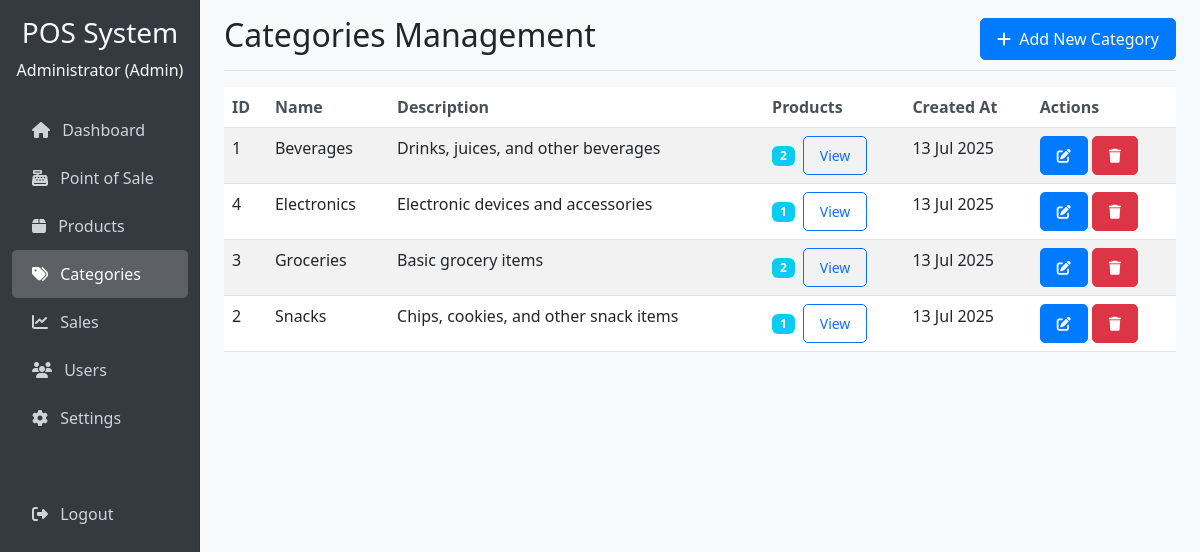
The app's page /categories.php (signed in) with its own data.
### tables this page shows
CREATE TABLE IF NOT EXISTS `users` (
  `id` int(11) NOT NULL AUTO_INCREMENT,
  `username` varchar(50) NOT NULL,
  `password` varchar(255) NOT NULL,
  `name` varchar(100) NOT NULL,
  `role` enum('admin','cashier') NOT NULL DEFAULT 'cashier',
  `created_at` timestamp NOT NULL DEFAULT CURRENT_TIMESTAMP,
  PRIMARY KEY (`id`),
  UNIQUE KEY `username` (`username`)
);

CREATE TABLE IF NOT EXISTS `categories` (
  `id` int(11) NOT NULL AUTO_INCREMENT,
  `name` varchar(255) NOT NULL,
  `description` text,
  `created_at` timestamp NOT NULL DEFAULT CURRENT_TIMESTAMP,
  PRIMARY KEY (`id`)
);

### categories.php (the view, shortened to what this page needs)
<?php
require_once 'config/db.php';
$user_id = $_SESSION['user_id'];
$query = "SELECT * FROM users WHERE id = ?";
$stmt = $conn->prepare($query);
$stmt->bind_param("i", $user_id);
$stmt->execute();
$result = $stmt->get_result();
$user = $result->fetch_assoc();
$query = "SELECT c.*, COUNT(p.id) as product_count FROM categories c
          LEFT JOIN products p ON c.id = p.category_id
          GROUP BY c.id
          ORDER BY c.name";
$result = $conn->query($query);
$categories = [];
while ($row = $result->fetch_assoc()) {
    $categories[] = $row;
}
?>
<!DOCTYPE html>
<html lang="en">
<head>
    <link href="https://cdn.jsdelivr.net/npm/bootstrap@5.3.0/dist/css/bootstrap.min.css" rel="stylesheet">
    <link rel="stylesheet" href="https://cdnjs.cloudflare.com/ajax/libs/font-awesome/6.4.0/css/all.min.css">
    <link rel="stylesheet" href="assets/css/style.css">
</head>
<body>
    <div class="container-fluid">
        <div class="row">
            <nav id="sidebar" class="col-md-3 col-lg-2 d-md-block bg-dark sidebar collapse">
                <div class="position-sticky pt-3">
                    <div class="text-center mb-4">
                        <h3 class="text-light">POS System</h3>
                        <p class="text-light"><?php echo $user['name']; ?> (<?php echo ucfirst($user['role']); ?>)</p>
                    </div>
                    <ul class="nav flex-column">
                        <li class="nav-item">
                            <a class="nav-link" href="index.php">
                                <i class="fas fa-home me-2"></i> Dashboard
                            </a>
                        </li>
                        <li class="nav-item">
                            <a class="nav-link" href="pos.php">
                                <i class="fas fa-cash-register me-2"></i> Point of Sale
                            </a>
                        </li>
                        <li class="nav-item">
                            <a class="nav-link" href="products.php">
                                <i class="fas fa-box me-2"></i> Products
                            </a>
                        </li>
                        <li class="nav-item">
                            <a class="nav-link active" href="categories.php">
                                <i class="fas fa-tags me-2"></i> Categories
                            </a>
                        </li>
                        <li class="nav-item">
                            <a class="nav-link" href="sales.php">
                                <i class="fas fa-chart-line me-2"></i> Sales
                            </a>
                        </li>
                        <?php if ($user['role'] == 'admin'): ?>
                        <li class="nav-item">
                            <a class="nav-link" href="users.php">
                                <i class="fas fa-users me-2"></i> Users
                            </a>
                        </li>
                        <li class="nav-item">
                            <a class="nav-link" href="settings.php">
                                <i class="fas fa-cog me-2"></i> Settings
                            </a>
                        </li>
                        <?php endif; ?>
                        <li class="nav-item mt-5">
                            <a class="nav-link" href="logout.php">
                                <i class="fas fa-sign-out-alt me-2"></i> Logout
                            </a>
                        </li>
                    </ul>
                </div>
            </nav>
            <main class="col-md-9 ms-sm-auto col-lg-10 px-md-4">
                <div class="d-flex justify-content-between flex-wrap flex-md-nowrap align-items-center pt-3 pb-2 mb-3 border-bottom">
                    <h1 class="h2">Categories Management</h1>
                    <div class="btn-toolbar mb-2 mb-md-0">
                        <button type="button" class="btn btn-primary" data-bs-toggle="modal" data-bs-target="#categoryModal">
                            <i class="fas fa-plus me-1"></i> Add New Category
                        </button>
                    </div>
                </div>
                <div class="table-responsive">
                    <table class="table table-striped table-hover">
                        <thead>
                            <tr>
                                <th>ID</th>
                                <th>Name</th>
                                <th>Description</th>
                                <th>Products</th>
                                <th>Created At</th>
                                <th>Actions</th>
                            </tr>
                        </thead>
                        <tbody>
                            <?php if (count($categories) > 0): ?>
                                <?php foreach ($categories as $category): ?>
                                <tr>
                                    <td><?php echo $category['id']; ?></td>
                                    <td><?php echo htmlspecialchars($category['name']); ?></td>
                                    <td><?php echo htmlspecialchars($category['description'] ?? 'N/A'); ?></td>
                                    <td>
                                        <span class="badge bg-info"><?php echo $category['product_count']; ?></span>
                                        <?php if ($category['product_count'] > 0): ?>
                                            <a href="products.php?category=<?php echo $category['id']; ?>" class="btn btn-sm btn-outline-primary ms-1">View</a>
                                        <?php endif; ?>
                                    </td>
                                    <td><?php echo date('d M Y', strtotime($category['created_at'])); ?></td>
                                    <td>
                                        <button type="button" class="btn btn-sm btn-primary edit-category"
                                                data-id="<?php echo $category['id']; ?>"
                                                data-name="<?php echo htmlspecialchars($category['name']); ?>"
                                                data-description="<?php echo htmlspecialchars($category['description'] ?? ''); ?>"
                                                data-bs-toggle="modal" data-bs-target="#categoryModal">
                                            <i class="fas fa-edit"></i>
                                        </button>
                                        <button type="button" class="btn btn-sm btn-danger delete-category"
                                                data-id="<?php echo $category['id']; ?>"
                                                data-name="<?php echo htmlspecialchars($category['name']); ?>"
                                                data-count="<?php echo $category['product_count']; ?>"
                                                data-bs-toggle="modal" data-bs-target="#deleteModal">
                                            <i class="fas fa-trash"></i>
                                        </button>
                                    </td>
                                </tr>
                                <?php endforeach; ?>
                            <?php else: ?>
                                <tr>
                                    <td colspan="6" class="text-center">No categories found.</td>
                                </tr>
                            <?php endif; ?>
                        </tbody>
                    </table>
                </div>
            </main>
        </div>
    </div>
</body>
</html>

### assets/css/style.css (style rules this page uses)
body { font-family: 'Segoe UI', Tahoma, Geneva, Verdana, sans-serif; background-color: #f8f9fa; }
#sidebar { min-height: 100vh; box-shadow: inset -1px 0 0 rgba(0, 0, 0, .1); background-color: #343a40 !important; }
#sidebar .nav-link { color: #ced4da; padding: 0.75rem 1.25rem; font-weight: 500; transition: all 0.3s; }
#sidebar .nav-link.active { color: #fff; background-color: rgba(255, 255, 255, 0.2); border-radius: 5px; }
#sidebar .nav-link i { margin-right: 10px; }
.table { margin-bottom: 0; }
.table th { border-top: none; font-weight: 600; color: #495057; }
.btn { border-radius: 5px; padding: 8px 16px; font-weight: 500; transition: all 0.3s; }
.btn-primary { background-color: #007bff; border-color: #007bff; }
.btn-danger { background-color: #dc3545; border-color: #dc3545; }

### records on screen
users: name "Administrator", role "Admin"
categories: id "1", name "Beverages", description "Drinks, juices, and other beverages", product_count "2", created_at "13 Jul 2025"
categories: id "4", name "Electronics", description "Electronic devices and accessories", product_count "1", created_at "13 Jul 2025"
categories: id "3", name "Groceries", description "Basic grocery items", product_count "2", created_at "13 Jul 2025"
categories: id "2", name "Snacks", description "Chips, cookies, and other snack items", product_count "1", created_at "13 Jul 2025"
